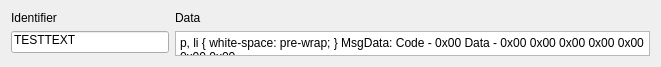
<?xml version="1.0" encoding="UTF-8"?>
<ui version="4.0">
 <class>MsgDisplayWidget</class>
 <widget class="QWidget" name="MsgDisplayWidget">
  <property name="geometry">
   <rect>
    <x>0</x>
    <y>0</y>
    <width>661</width>
    <height>67</height>
   </rect>
  </property>
  <property name="sizePolicy">
   <sizepolicy hsizetype="Preferred" vsizetype="Preferred">
    <horstretch>0</horstretch>
    <verstretch>0</verstretch>
   </sizepolicy>
  </property>
  <property name="windowTitle">
   <string>Form</string>
  </property>
  <property name="autoFillBackground">
   <bool>false</bool>
  </property>
  <property name="styleSheet">
   <string notr="true"/>
  </property>
  <layout class="QGridLayout" name="gridLayout">
   <item row="0" column="0">
    <widget class="QLabel" name="label">
     <property name="sizePolicy">
      <sizepolicy hsizetype="Preferred" vsizetype="Preferred">
       <horstretch>2</horstretch>
       <verstretch>0</verstretch>
      </sizepolicy>
     </property>
     <property name="text">
      <string>Identifier</string>
     </property>
    </widget>
   </item>
   <item row="0" column="1">
    <widget class="QLabel" name="label_2">
     <property name="sizePolicy">
      <sizepolicy hsizetype="Preferred" vsizetype="Preferred">
       <horstretch>6</horstretch>
       <verstretch>0</verstretch>
      </sizepolicy>
     </property>
     <property name="text">
      <string>Data</string>
     </property>
    </widget>
   </item>
   <item row="1" column="0">
    <layout class="QVBoxLayout" name="verticalLayout">
     <item>
      <widget class="QLineEdit" name="IDLineEdit">
       <property name="sizePolicy">
        <sizepolicy hsizetype="Expanding" vsizetype="Fixed">
         <horstretch>2</horstretch>
         <verstretch>0</verstretch>
        </sizepolicy>
       </property>
       <property name="text">
        <string>TESTTEXT</string>
       </property>
       <property name="alignment">
        <set>Qt::AlignLeading|Qt::AlignLeft|Qt::AlignTop</set>
       </property>
       <property name="readOnly">
        <bool>true</bool>
       </property>
      </widget>
     </item>
     <item>
      <spacer name="verticalSpacer">
       <property name="orientation">
        <enum>Qt::Vertical</enum>
       </property>
       <property name="sizeHint" stdset="0">
        <size>
         <width>20</width>
         <height>40</height>
        </size>
       </property>
      </spacer>
     </item>
    </layout>
   </item>
   <item row="1" column="1">
    <widget class="QTextEdit" name="DataTextEdit">
     <property name="sizePolicy">
      <sizepolicy hsizetype="Expanding" vsizetype="Expanding">
       <horstretch>6</horstretch>
       <verstretch>0</verstretch>
      </sizepolicy>
     </property>
     <property name="minimumSize">
      <size>
       <width>0</width>
       <height>22</height>
      </size>
     </property>
     <property name="verticalScrollBarPolicy">
      <enum>Qt::ScrollBarAlwaysOff</enum>
     </property>
     <property name="horizontalScrollBarPolicy">
      <enum>Qt::ScrollBarAlwaysOff</enum>
     </property>
     <property name="readOnly">
      <bool>true</bool>
     </property>
     <property name="html">
      <string>&lt;!DOCTYPE HTML PUBLIC &quot;-//W3C//DTD HTML 4.0//EN&quot; &quot;http://www.w3.org/TR/REC-html40/strict.dtd&quot;&gt;
&lt;html&gt;&lt;head&gt;&lt;meta name=&quot;qrichtext&quot; content=&quot;1&quot; /&gt;&lt;style type=&quot;text/css&quot;&gt;
p, li { white-space: pre-wrap; }
&lt;/style&gt;&lt;/head&gt;&lt;body style=&quot; font-family:'MS Shell Dlg 2'; font-size:8.25pt; font-weight:400; font-style:normal;&quot;&gt;
&lt;p style=&quot; margin-top:0px; margin-bottom:0px; margin-left:0px; margin-right:0px; -qt-block-indent:0; text-indent:0px;&quot;&gt;MsgData: Code - 0x00 Data - 0x00 0x00 0x00 0x00 0x00 0x00 0x00&lt;/p&gt;&lt;/body&gt;&lt;/html&gt;</string>
     </property>
    </widget>
   </item>
  </layout>
 </widget>
 <resources/>
 <connections/>
</ui>
